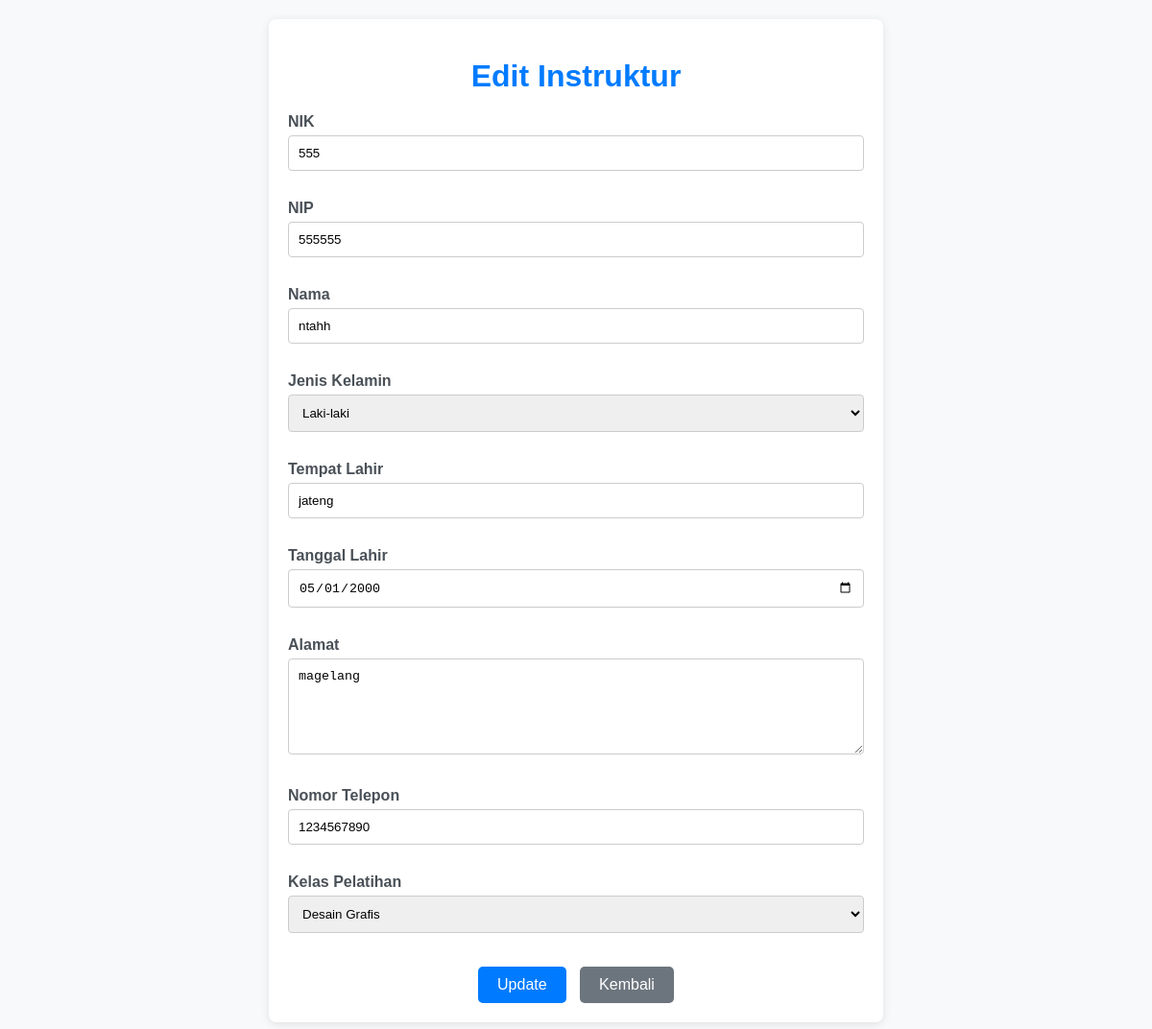
The page /edit_instructor.php?id=1 (signed in) on the database its author committed.
### tables this page shows
CREATE TABLE `instructors` (
  `id_instruktur` int(11) NOT NULL,
  `nik_instruktur` varchar(16) NOT NULL,
  `nip_instruktur` varchar(18) NOT NULL,
  `nama_instruktur` varchar(100) NOT NULL,
  `jenis_kelamin` enum('Laki-laki','Perempuan') NOT NULL,
  `tempat_lahir` varchar(50) NOT NULL,
  `tanggal_lahir` date NOT NULL,
  `alamat` text NOT NULL,
  `no_telp` varchar(15) NOT NULL,
  `kelas_pelatihan` enum('Pemrograman','Desain Grafis','Animasi') NOT NULL
);

### edit_instructor.php (the view, shortened to what this page needs)
<?php
require 'db.php';
$id = $_GET['id'] ?? null;
try {
    $query = $conn->prepare("SELECT * FROM instructors WHERE id_instruktur = ?");
    $query->bind_param('i', $id);
    $query->execute();
    $result = $query->get_result();
    $data = $result->fetch_assoc();
} catch (Exception $e) {
    die("Error: " . $e->getMessage());
}
?>
<!DOCTYPE html>
<html lang="en">
<head>
    <link rel="stylesheet" href="style.css">
</head>
<body>
    <div class="container">
        <h1>Edit Instruktur</h1>
        <form method="post">
            <div class="form-group">
                <label>NIK</label>
                <input type="text" name="nik_instruktur" value="<?= htmlspecialchars($data['nik_instruktur'] ?? ''); ?>" required>
            </div>
            <div class="form-group">
                <label>NIP</label>
                <input type="text" name="nip_instruktur" value="<?= htmlspecialchars($data['nip_instruktur'] ?? ''); ?>" required>
            </div>
            <div class="form-group">
                <label>Nama</label>
                <input type="text" name="nama_instruktur" value="<?= htmlspecialchars($data['nama_instruktur'] ?? ''); ?>" required>
            </div>
            <div class="form-group">
                <label>Jenis Kelamin</label>
                <select name="jenis_kelamin" required>
                    <option value="Laki-laki" <?= ($data['jenis_kelamin'] ?? '') == 'Laki-laki' ? 'selected' : ''; ?>>Laki-laki</option>
                </select>
            </div>
            <div class="form-group">
                <label>Tempat Lahir</label>
                <input type="text" name="tempat_lahir" value="<?= htmlspecialchars($data['tempat_lahir'] ?? ''); ?>" required>
            </div>
            <div class="form-group">
                <label>Tanggal Lahir</label>
                <input type="date" name="tanggal_lahir" value="<?= htmlspecialchars($data['tanggal_lahir'] ?? ''); ?>" required>
            </div>
            <div class="form-group">
                <label>Alamat</label>
                <textarea name="alamat" required><?= htmlspecialchars($data['alamat'] ?? ''); ?></textarea>
            </div>
            <div class="form-group">
                <label>Nomor Telepon</label>
                <input type="text" name="no_telp" value="<?= htmlspecialchars($data['no_telp'] ?? ''); ?>" required>
            </div>
            <div class="form-group">
                <label>Kelas Pelatihan</label>
                <select name="kelas_pelatihan" required>
                    <option value="Desain Grafis" <?= ($data['kelas_pelatihan'] ?? '') == 'Desain Grafis' ? 'selected' : ''; ?>>Desain Grafis</option>
                </select>
            </div>
            <div class="form-actions">
                <button type="submit">Update</button>
                <a href="dashboard.php" class="back-button">Kembali</a>
            </div>
        </form>
    </div>
</body>
</html>

### style.css (style rules this page uses)
body { font-family: Arial, sans-serif; background-color: #f8f9fa; margin: 0; padding: 20px; }
.container { max-width: 600px; margin: auto; background: white; border-radius: 8px; box-shadow: 0 2px 10px rgba(0, 0, 0, 0.1); padding: 20px; }
h1, h2 { text-align: center; color: #007BFF; margin-bottom: 20px; }
form { width: 100%; }
input[type="text"], input[type="date"], textarea, select { width: 100%; padding: 10px; margin-bottom: 15px; border: 1px solid #ccc; border-radius: 4px; box-sizing: border-box; }
textarea { min-height: 100px; resize: vertical; }
button { background-color: #007BFF; color: white; padding: 10px 20px; border: none; border-radius: 5px; cursor: pointer; font-size: 16px; }
.back-button { background-color: #6c757d; color: white; padding: 10px 20px; text-decoration: none; border-radius: 5px; display: inline-block; margin-left: 10px; }
.form-actions { text-align: center; margin-top: 20px; }
label { display: block; margin-bottom: 5px; color: #495057; font-weight: bold; }
.form-group { margin-bottom: 15px; }

### rows shown on the page
instructors: nik_instruktur "555", nip_instruktur "555555", nama_instruktur "ntahh", jenis_kelamin "Laki-laki", tempat_lahir "jateng", tanggal_lahir "05/01/2000", alamat "magelang", no_telp "1234567890", kelas_pelatihan "Desain Grafis"
